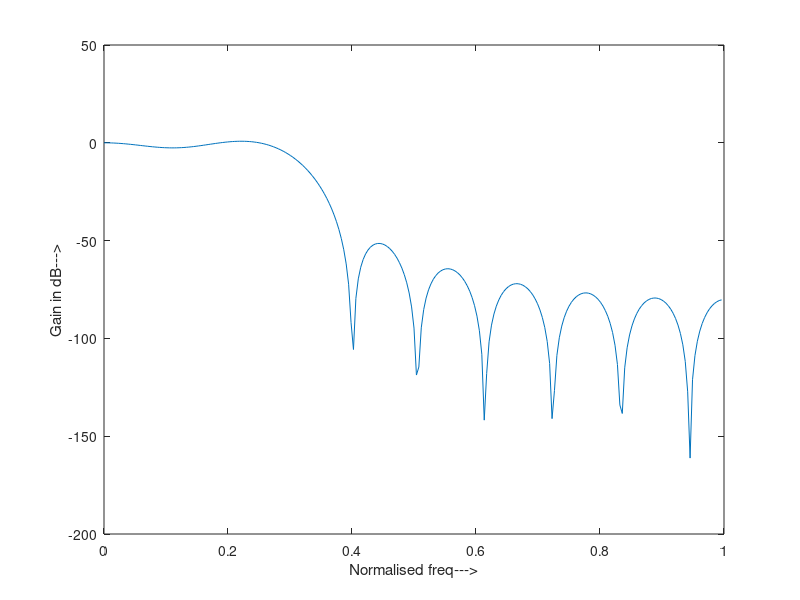

This figure's MATLAB source:
%% designing of FIR low pass

% filters using rectangular window

% commenting out this section for publishing
%rp =input('Enter the pass band ripple: ');
%rs =input('Enter the stop band ripple: ');
%fp =input('Enter the pass band freq: ');
%fs =input('Enter the stop band freq: ');
%f =input('Enter the sampling freq: ');

% Assigning value Directly
rp = .05;
rs = .04;
fp = 1500;
fs = 2000;
f = 9000;

wp = 2*fp/f;
ws = 2*fs/f;
num = -20*log10(sqrt(rp*rs))-13;
dem = 14.6*(fs-fp)/f;
n = ceil(num/dem);
n1 = n+1;
if (rem(n,2)~=0)
    n1 =n;
    n = n-1;
end
y = boxcar(n1);

% low pass filter

b = fir1(n,wp,y);
[h,o] = freqz(b,1,256);
m = 20*log(abs(h));
plot(o/pi,m);
ylabel('Gain in dB--->');
xlabel('Normalised freq--->');
